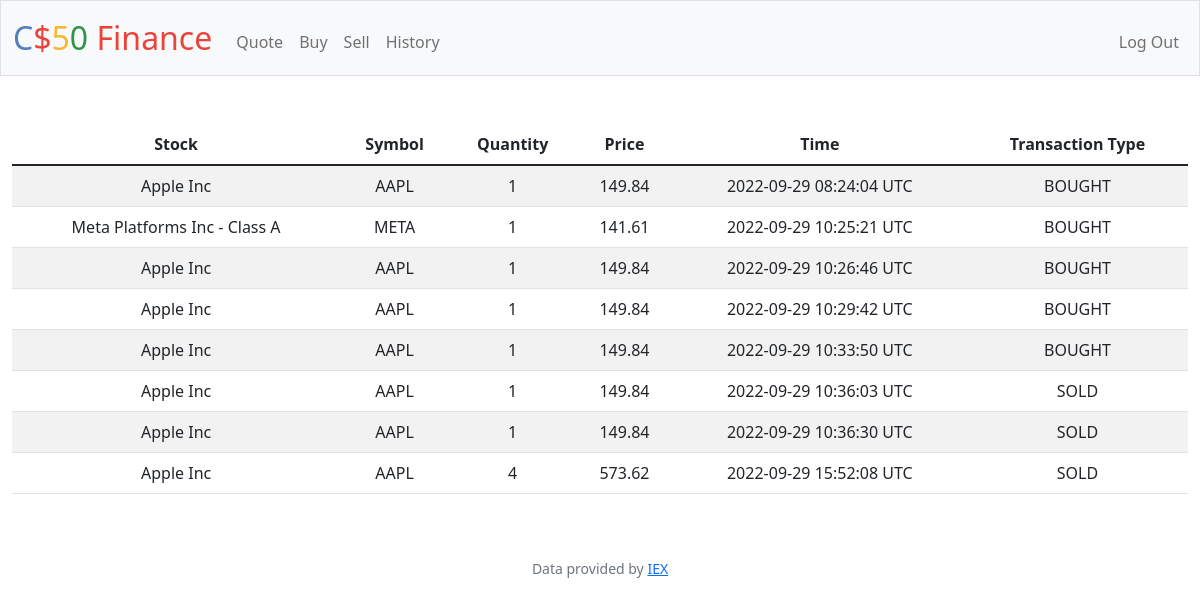
Page /history (signed in) on the earlier database version.
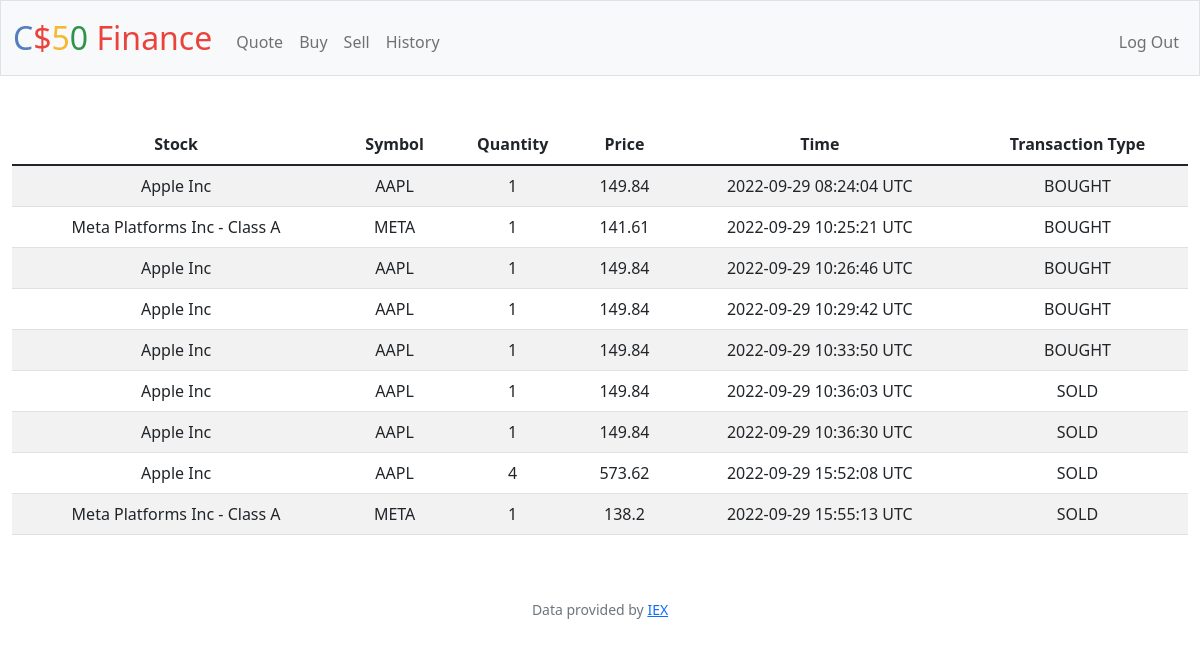
Same page on the later database version.
### tables this page shows
CREATE TABLE stocks_history (id INTEGER PRIMARY KEY AUTOINCREMENT NOT NULL, stock_name TEXT NOT NULL, stock_count INTEGER NOT NULL, time TEXT NOT NULL, user_id INT, stock_symbol TEXT NOT NULL, price INTEGER NOT NULL, transaction_type TEXT NOT NULL, FOREIGN KEY(user_id) REFERENCES users(id));

### app.py (the view)
@app.route("/history")
@login_required
def history():
    stock_history = db.execute("SELECT stock_name, stock_count, time, stock_symbol, price, transaction_type FROM stocks_history WHERE user_id = ?", session["user_id"])
    return render_template("history.html",stock_history = stock_history)

### app.py (called while the page is built)
@app.after_request
def after_request(response):
    response.headers["Cache-Control"] = "no-cache, no-store, must-revalidate"
    response.headers["Expires"] = 0
    response.headers["Pragma"] = "no-cache"
    return response

### helpers.py (called while the page is built)
def login_required(f):
    @wraps(f)
    def decorated_function(*args, **kwargs):
        if session.get("user_id") is None:
            return redirect("/login")
        return f(*args, **kwargs)
    return decorated_function

### templates/history.html (shortened to what this page needs)
{% extends "layout.html" %}
{% block main %}
        <div class="mb-3">
            <table class="table table-striped table-hover">
                <thead>
                    <tr>
                        <th>Stock</th>
                        <th>Symbol</th>
                        <th>Quantity</th>
                        <th>Price</th>
                        <th>Time</th>
                        <th>Transaction Type</th>
                    </tr>
                </thead>
                {% for stock in stock_history %}
                <tr>
                    <td>{{stock.stock_name}}</td>
                    <td>{{stock.stock_symbol}}</td>
                    <td>{{stock.stock_count}}</td>
                    <td>{{stock.price}}</td>
                    <td>{{stock.time}} UTC</td>
                    <td>{{stock.transaction_type}}</td>
                </tr>
                {% endfor %}
            </table>
        </div>
{% endblock %}

### templates/layout.html (shortened to what this page needs)
<!DOCTYPE html>
<html lang="en">
    <head>
        <link href="https://cdn.jsdelivr.net/npm/bootstrap@5.1.3/dist/css/bootstrap.min.css" rel="stylesheet">
        <link href="/static/styles.css" rel="stylesheet">
    </head>
    <body>
        <nav class="bg-light border navbar navbar-expand-md navbar-light">
            <div class="container-fluid">
                <a class="navbar-brand" href="/"><span class="blue">C</span><span class="red">$</span><span class="yellow">5</span><span class="green">0</span> <span class="red">Finance</span></a>
                <div class="collapse navbar-collapse" id="navbar">
                    {% if session["user_id"] %}
                        <ul class="navbar-nav me-auto mt-2">
                            <li class="nav-item"><a class="nav-link" href="/quote">Quote</a></li>
                            <li class="nav-item"><a class="nav-link" href="/buy">Buy</a></li>
                            <li class="nav-item"><a class="nav-link" href="/sell">Sell</a></li>
                            <li class="nav-item"><a class="nav-link" href="/history">History</a></li>
                        </ul>
                        <ul class="navbar-nav ms-auto mt-2">
                            <li class="nav-item"><a class="nav-link" href="/logout">Log Out</a></li>
                        </ul>
                    {% else %}
                        <ul class="navbar-nav ms-auto mt-2">
                            <li class="nav-item"><a class="nav-link" href="/register">Register</a></li>
                            <li class="nav-item"><a class="nav-link" href="/login">Log In</a></li>
                        </ul>
                    {% endif %}
                </div>
            </div>
        </nav>
        <main class="container-fluid py-5 text-center">
            {% block main %}{% endblock %}
        </main>
        <footer class="mb-5 small text-center text-muted">
            Data provided by <a href="https://iexcloud.io/">IEX</a>
        </footer>
    </body>
</html>

### static/styles.css (style rules this page uses)
nav .navbar-brand { font-size: xx-large; }
nav .navbar-brand .blue { color: #537fbe; }
nav .navbar-brand .red { color: #ea433b; }
nav .navbar-brand .yellow { color: #f5b82e; }
nav .navbar-brand .green { color: #2e944b; }

Differences in the rows shown:
added stocks_history: stock_name "Meta Platforms Inc - Class A", stock_symbol "META", stock_count "1", price "138.2", time "2022-09-29 15:55:13", transaction_type "SOLD"
